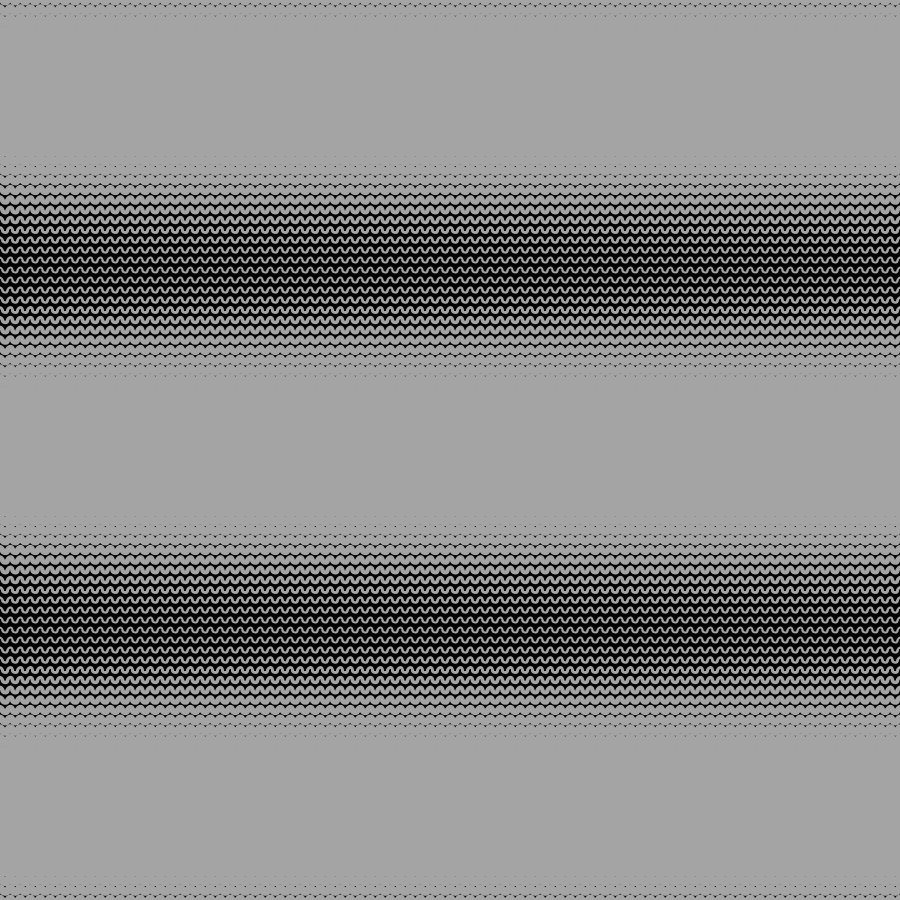
Frame 1 (no input)
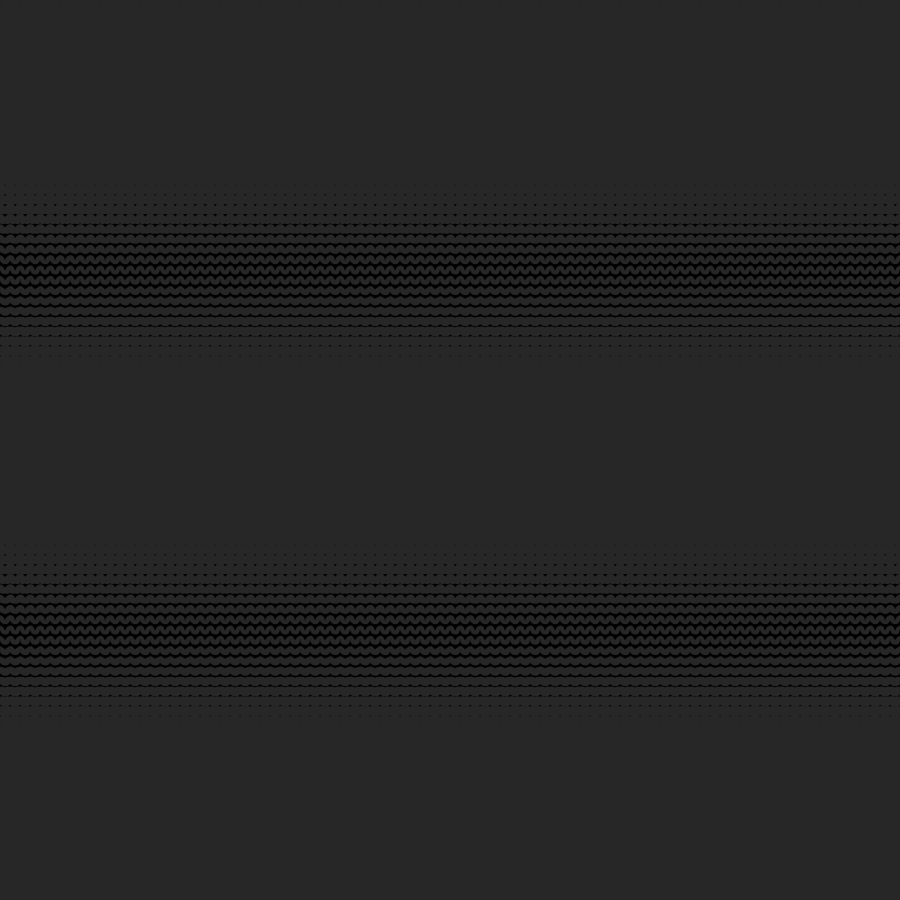
Frame 60 (the mouse pressed at the canvas centre just before this capture)
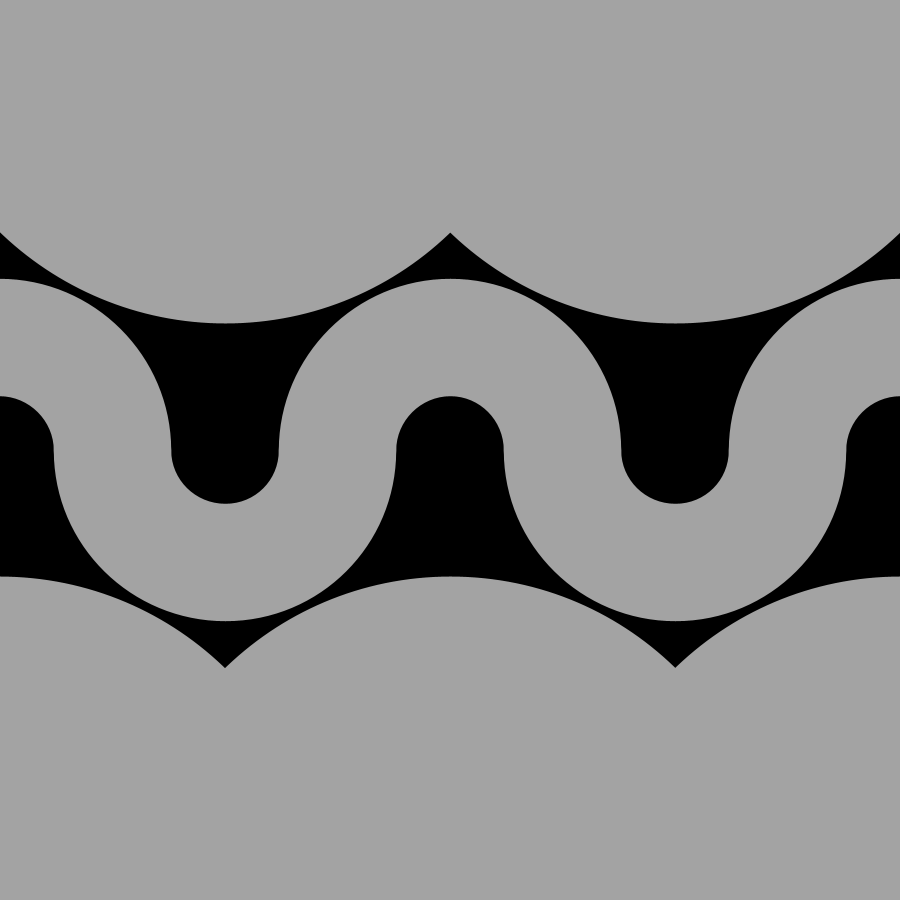
Frame 120 (the mouse held since frame 60 and released just before this capture)

The Processing sketch that drew these frames (run headless with seeded random() and noise(); from frame 60 on, the mouse is pressed at the canvas centre):

// Processing sketch: gio_waVEs
// ── gio_waVEs.pde
/*---------------------------------
 Name: Giovanna Alonso
 Date: Sept 2024
 Tittle:  waVEs
 
 Description:
It is a form of see the ever evolving passing 
of life and how everything's always in motion 
and when we blink there's always something happening 
 
 -----------------------------------*/
float sw, alpha; // variables for motion and stroke weight
float distY = 10; // variables for vertical distance between arc rows
float arquito=200; // variable to determine the arc size 

void setup (){
  size(900, 900);
} // canvas setup

void draw (){
  background(0,0,0);
  
  mouseX = constrain(mouseX,10,width);  //controls the arc size with the position of the mouse in X
  mouseY = constrain(mouseY,10,height); //controls the spacing between each arc with the position of the mouse in Y
  
  distY = mouseY; // defining the variables into the mouse position
  arquito = mouseX; 
  
  noFill(); // we are telling the system that the arcs must not have fill 
  stroke(random(255)); // arc stroke color is set to a random grayscale value on each draw cycle, creating glitches.

  for (float y=-arquito; y<height+arquito; y+=distY) { 
    sw = map (sin(radians(y+alpha)),-1, 1, 2, distY); // this function changes the stroke weight while you move the mouse while creating the wave effect
    strokeWeight(sw);
     for (float x1=arquito/2; x1<width+arquito; x1+=arquito) {
  arc(x1, y, arquito/2,arquito/2, 0, PI); // this function helps me form the waves with one arc facing up and another facing down
     }
      sw = map (sin(radians(y-alpha)),-1, 1, 2, distY);
    strokeWeight(sw);
  for (float x2=0; x2<width+arquito; x2+=arquito) {
  arc(x2, y, arquito/2,arquito/2, PI, TWO_PI);
     } // the for function distributes the drawing across the canvas 
  }
  alpha++; // this change the stroke weight based on the sine to make it move =^_^=
}
  
